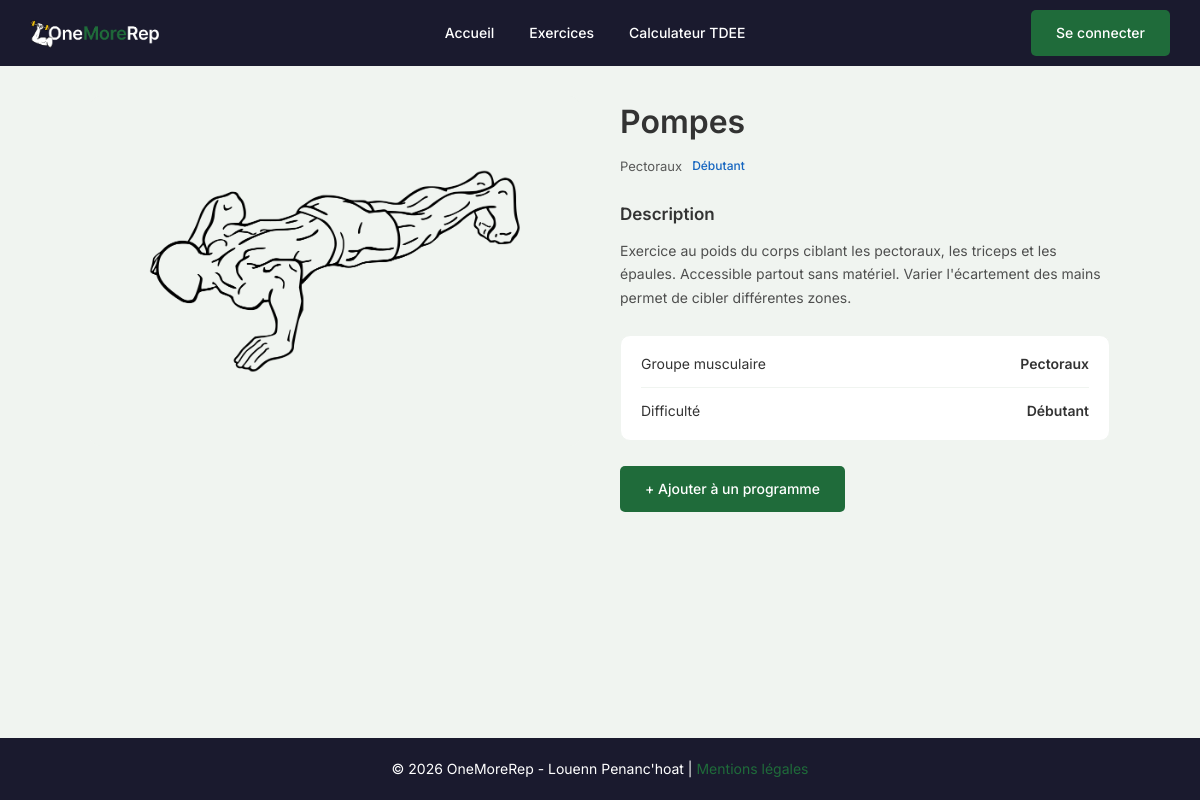
/index.php?route=show-exercise&id=4, run on the app's committed database.
### tables this page shows
CREATE TABLE `exercises` (
  `id` int NOT NULL,
  `muscle_group_id` int NOT NULL,
  `name` varchar(255) NOT NULL,
  `description` text NOT NULL,
  `difficulty` enum('Débutant','Intermédiaire','Avancé') NOT NULL,
  `image` varchar(255) DEFAULT NULL
);

CREATE TABLE `muscle_groups` (
  `id` int NOT NULL,
  `name` varchar(100) NOT NULL
);

### controllers/AbstractController.php (called while the page is built, shortened)
<?php
abstract class AbstractController
{
    protected function render(string $template, array $data): void
    {
        require __DIR__ . "/../templates/layout.phtml";
    }
}

### controllers/ExerciseController.php (called while the page is built, shortened)
<?php
class ExerciseController extends AbstractController
{
    private ExerciseManager $exerciseManager;
    public function __construct()
    {
        $this->exerciseManager = new ExerciseManager();
    }
    public function show(int $id): void
    {
        $exercise = $this->exerciseManager->findOne($id);
        $this->render("pages/exercises/show.phtml", [
            "exercise" => $exercise,
            "title" => $exercise->getName(),
            "description" => $exercise->getName() . " - Exercice " . $exercise->getDifficulty() . " pour les " . $exercise->getMuscleGroup()->getName() . "."
        ]);
    }
}

### index.php (called while the page is built, shortened)
<?php
$router = new Router();
$router->handleRequest();

### managers/AbstractManager.php (called while the page is built, shortened)
<?php
abstract class AbstractManager
{
    public function __construct()
    {
        $connexion = "mysql:host=" . $_ENV["DB_HOST"] . ";port=3306;charset=" . $_ENV["DB_CHARSET"] . ";dbname=" . $_ENV["DB_NAME"];
        try {
            $this->db = new PDO(
                $connexion,
                $_ENV["DB_USER"],
                $_ENV["DB_PASSWORD"]
            );
        } catch (PDOException $e) {
            die("Une erreur technique est survenue. Merci de réessayer plus tard.");
        }
    }
}

### managers/ExerciseManager.php (called while the page is built, shortened)
<?php
class ExerciseManager extends AbstractManager
{
    public function findOne(int $id): ?Exercise
    {
        $query = $this->db->prepare(
            "SELECT e.id, e.name, e.description, e.difficulty, e.image,
                    mg.id AS muscle_group_id, mg.name AS muscle_group_name
             FROM exercises e
             JOIN muscle_groups mg ON e.muscle_group_id = mg.id
             WHERE e.id = :id"
        );
        $query->execute(["id" => $id]);
        $row = $query->fetch(PDO::FETCH_ASSOC);
        $muscleGroup = new MuscleGroup($row["muscle_group_name"], $row["muscle_group_id"]);
        return new Exercise(
            $row["name"],
            $row["description"],
            $row["difficulty"],
            $muscleGroup,
            $row["image"],
            $row["id"]
        );
    }
}

### models/Exercise.php (called while the page is built, shortened)
<?php
class Exercise
{
    public function getName(): string
    {
        return $this->name;
    }
    public function getDescription(): string
    {
        return $this->description;
    }
    public function getDifficulty(): string
    {
        return $this->difficulty;
    }
    public function getMuscleGroup(): MuscleGroup
    {
        return $this->muscleGroup;
    }
    public function getImage(): ?string
    {
        return $this->image;
    }
}

### models/MuscleGroup.php (called while the page is built, shortened)
<?php
class MuscleGroup
{
    public function getName(): string
    {
        return $this->name;
    }
}

### templates/pages/exercises/show.phtml (the view)
<?php $badges = ['Débutant' => 'beginner', 'Intermédiaire' => 'intermediate', 'Avancé' => 'advanced']; ?>
<?php $exercise = $data["exercise"]; ?>
<section class="exercise-detail">
    <div class="exercise-detail-content">
        <div class="exercise-detail-img">
            <img src="assets/images/exercises/<?= htmlspecialchars($exercise->getImage()) ?>" alt="<?= htmlspecialchars($exercise->getName()) ?>" loading="lazy">
        </div>
        <div class="exercise-detail-info">
            <h1><?= htmlspecialchars($exercise->getName()) ?></h1>
            <div class="exercise-detail-meta">
                <span class="exercise-group"><?= htmlspecialchars($exercise->getMuscleGroup()->getName()) ?></span>
                <span class="badge badge-<?= $badges[$exercise->getDifficulty()] ?>">
                    <?= htmlspecialchars($exercise->getDifficulty()) ?>
                </span>
            </div>
            <h2>Description</h2>
            <p class="exercise-detail-desc"><?= htmlspecialchars($exercise->getDescription()) ?></p>
            <div class="exercise-detail-table">
                <div class="exercise-detail-row">
                    <span>Groupe musculaire</span>
                    <span><?= htmlspecialchars($exercise->getMuscleGroup()->getName()) ?></span>
                </div>
                <div class="exercise-detail-row">
                    <span>Difficulté</span>
                    <span><?= htmlspecialchars($exercise->getDifficulty()) ?></span>
                </div>
            </div>
            <a href="index.php?route=create-program" class="btn btn-primary exercise-detail-btn">+ Ajouter à un programme</a>
        </div>
    </div>
</section>

### assets/css/style.css (style rules this page uses)
:root { --color-primary: #1f6b3a; --color-navy: #1a1a2e; --color-background: #f0f4f0; --color-white: #ffffff; --color-text: #333333; --color-error: #d32f2f; --badge-beginner: #1565c0; --badge-intermediate: #e65100; --badge-advanced: #c62828; --font-family: "Inter", sans-serif; }
* { margin: 0; padding: 0; box-sizing: border-box; }
html { font-size: 62.5%; }
body { font-family: var(--font-family); font-size: 1.6rem; line-height: 1.6; color: var(--color-text); background-color: var(--color-background); min-height: 100vh; display: flex; flex-direction: column; }
a { text-decoration: none; color: var(--color-primary); }
img { max-width: 100%; height: auto; display: block; }
.btn { display: inline-block; padding: 1.2rem 2.5rem; border-radius: 0.5rem; font-size: 1.4rem; font-weight: 500; border: none; cursor: pointer; font-family: var(--font-family); text-align: center; }
.btn-primary { background-color: var(--color-primary); color: var(--color-white); }
.exercise-group { font-size: 1.3rem; color: var(--color-text); opacity: 0.8; }
.badge { font-size: 1.2rem; font-weight: 500; }
.badge-beginner { color: var(--badge-beginner); }
.exercise-detail { padding: 2rem; max-width: 110rem; margin: 0 auto; }
.exercise-detail-img { background-color: var(--color-background); border-radius: 1rem; display: flex; align-items: center; justify-content: center; padding: 3rem; margin-bottom: 2.5rem; }
.exercise-detail-img img { max-height: 25rem; object-fit: contain; }
.exercise-detail-info h1 { font-size: 2.2rem; font-weight: 600; margin-bottom: 0.8rem; }
.exercise-detail-meta { display: flex; align-items: center; gap: 1rem; margin-bottom: 2.5rem; }
.exercise-detail-info h2 { font-size: 1.7rem; font-weight: 600; margin-bottom: 1rem; }
.exercise-detail-desc { font-size: 1.4rem; line-height: 1.7; color: var(--color-text); opacity: 0.85; margin-bottom: 2.5rem; }
.exercise-detail-table { background-color: var(--color-white); border-radius: 1rem; border: 1px solid var(--color-background); padding: 0.5rem 2rem; margin-bottom: 2.5rem; }
.exercise-detail-row { display: flex; justify-content: space-between; padding: 1.2rem 0; font-size: 1.4rem; }
.exercise-detail-row + .exercise-detail-row { border-top: 1px solid var(--color-background); }
.exercise-detail-row span:last-child { font-weight: 600; }
.exercise-detail-btn { display: block; text-align: center; width: 100%; }
@media (min-width: 768px) { .exercise-detail { padding: 3rem 4rem; } }
@media (min-width: 768px) { .exercise-detail-content { display: grid; grid-template-columns: 1fr 1fr; gap: 4rem; align-items: start; } }
@media (min-width: 768px) { .exercise-detail-img { margin-bottom: 0; padding: 4rem; min-height: 35rem; } }
@media (min-width: 768px) { .exercise-detail-info h1 { font-size: 3.2rem; } }
@media (min-width: 768px) { .exercise-detail-btn { width: auto; display: inline-block; } }

### data on the page
exercises: image (picture), name "Pompes", muscle_group.name "Pectoraux", difficulty "Débutant", description "Exercice au poids du corps ciblant les pectoraux, les triceps et les épaules. Accessible partout sans matériel. Varier l'écartement des mains permet de cibler différentes zones."
